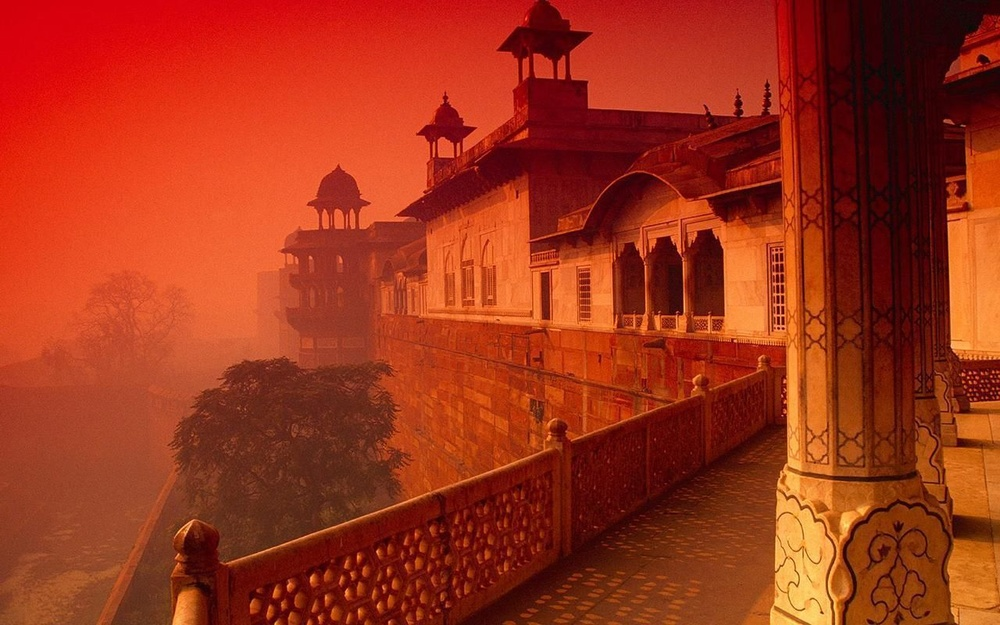
#> input picture Vinanti_Velip/PImage4.jpg, 1000 x 625 px, shrunk from 1280 x 800 before the run
$ python PROJECT.py
#> lines starting #> are read from the running program, lines starting #| are printed output that depends on the picture
print("....Creating own filter to remove noise.....")

import cv2
import numpy as np
import matplotlib.pyplot as plt

img = cv2.imread('PImage4.jpg')
#> img is the input picture: shape (625, 1000, 3); mean B, G, R 24.2, 50.3, 160.1
# plt.imshow(img)
# plt.show()
cv2.imshow('original image', img)
cv2.waitKey(0)

#...........................1 filter...................................
# Apply kernel for embossing
emboss_kernel = np.array([[-1, 0, 0],
					[0, 0, 0],
					[0, 0, 1]])

emboss_img = cv2.filter2D(src=img, ddepth=-1, kernel=emboss_kernel)
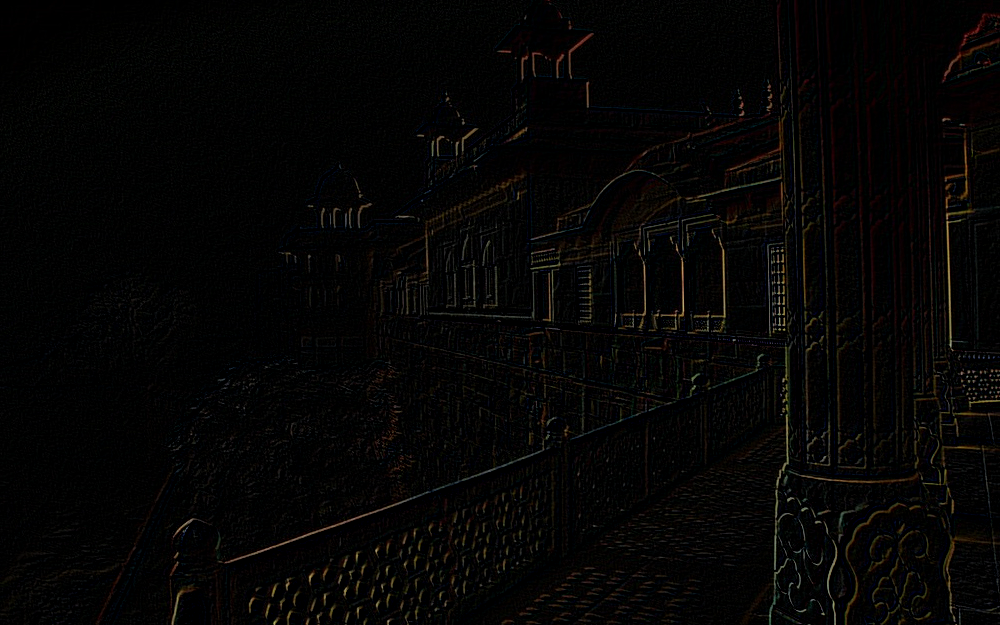
#> emboss_img: shape (625, 1000, 3); mean B, G, R 3.9, 4.6, 5.2

plt.imshow(emboss_img)
plt.show()

#............................2 sharpening filter...............................
# Apply kernel for sharpening
sharp_kernel = np.array([[0, -1, 0],
                    [-1, 5, -1],
                    [0, -1, 0]])

sharp_img = cv2.filter2D(src=img, ddepth=-1, kernel=sharp_kernel)
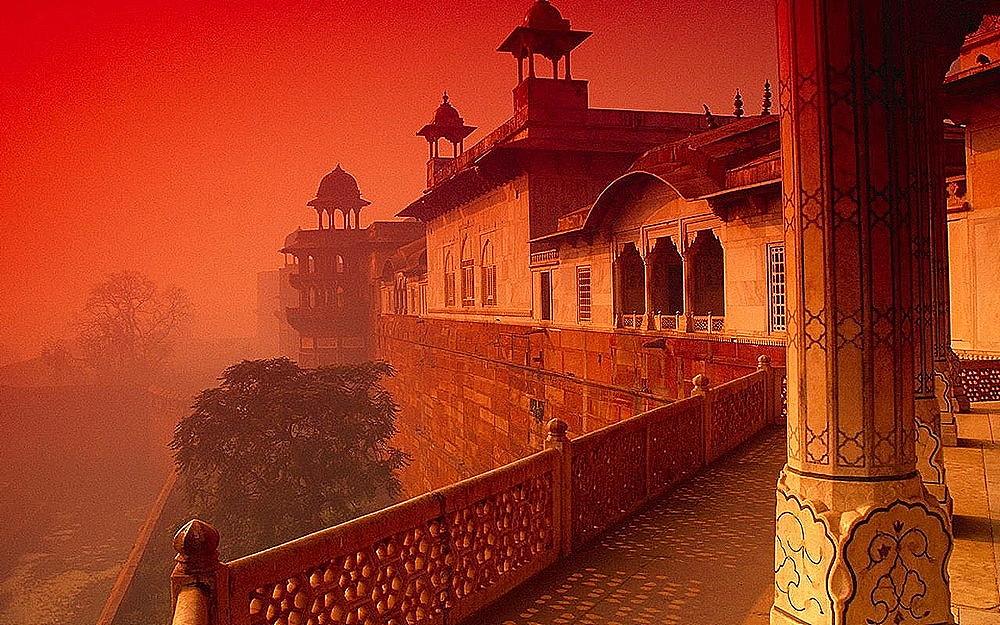
#> sharp_img: shape (625, 1000, 3); mean B, G, R 27, 51.8, 159.2
plt.imshow(sharp_img)
plt.show()
#..................................My own created filter ..........................................
My_filter = np.array([[1, 2, 1],
                     [-4, 0, 1],
                     [0, -2, 1]])

my_img = cv2.filter2D(src=img, ddepth=-1, kernel=My_filter)
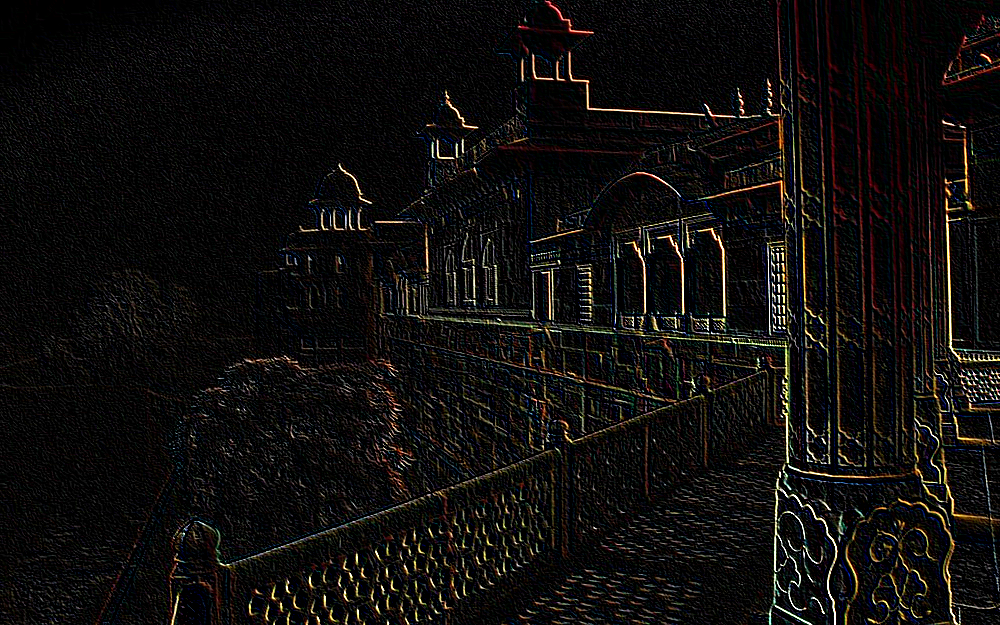
#> my_img: shape (625, 1000, 3); mean B, G, R 13, 14.1, 16
plt.imshow(my_img)

plt.show()
cv2.destroyAllWindows()
